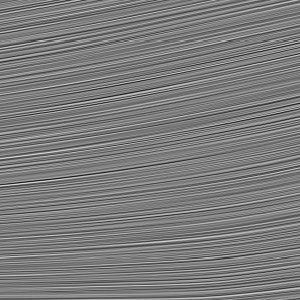

Recreate this plot in Python.
#!/usr/bin/env python

# Test vtkStructuredGridLIC2D with a Z-direction slice.

import vtkmodules.vtkInteractionStyle  # noqa: F401
import vtkmodules.vtkRenderingOpenGL2  # noqa: F401

import os

from vtkmodules.vtkCommonDataModel import vtkImageData, vtkStructuredGrid
from vtkmodules.vtkFiltersExtraction import vtkExtractGrid
from vtkmodules.vtkFiltersGeometry import vtkDataSetSurfaceFilter
from vtkmodules.vtkImagingCore import vtkImageShiftScale
from vtkmodules.vtkIOImage import vtkPNGReader
from vtkmodules.vtkIOXML import vtkXMLStructuredGridReader
from vtkmodules.vtkRenderingCore import (
    vtkActor,
    vtkPolyDataMapper,
    vtkRenderWindow,
    vtkRenderWindowInteractor,
    vtkRenderer,
    vtkTexture,
)
from vtkmodules.vtkRenderingLICOpenGL2 import vtkStructuredGridLIC2D

# Parameters
magnification = 8
num_steps = 100
slice_dir = 2  # Z slice
slice_idx = 10
zoom_factor = 3.8

# Read structured grid data
data_dir = os.environ.get("VPE_DATA_DIR", os.path.dirname(os.path.abspath(__file__)))
reader = vtkXMLStructuredGridReader()
reader.SetFileName(os.path.join(data_dir, "timestep_0_15.vts"))
reader.Update()

# Determine VOI based on slice direction
extent = list(reader.GetOutput().GetExtent())
voi = list(extent)

# Z slice (XY plane)
voi[4] = voi[5] = max(extent[4], min(extent[4] + slice_idx, extent[5]))

# Extract slice
extract_voi = vtkExtractGrid()
extract_voi.SetInputConnection(reader.GetOutputPort())
extract_voi.SetVOI(voi)

# Renderer
renderer = vtkRenderer()

# Render window (functional exception: Render() needed for OpenGL context)
render_window = vtkRenderWindow()
render_window.AddRenderer(renderer)
render_window.Render()

# Read noise texture
noise_reader = vtkPNGReader()
noise_reader.SetFileName(os.path.join(data_dir, "noise.png"))

# Apply structured grid LIC
lic_filter = vtkStructuredGridLIC2D()
if lic_filter.SetContext(render_window) == 0:
    print("WARNING: Required OpenGL extensions not supported, skipping.")
else:
    lic_filter.SetInputConnection(extract_voi.GetOutputPort())
    lic_filter.SetInputConnection(1, noise_reader.GetOutputPort(0))
    lic_filter.SetSteps(num_steps)
    lic_filter.SetStepSize(0.01 / magnification)
    lic_filter.SetMagnification(magnification)

    # Process single partition
    lic_filter.UpdatePiece(0, 1, 0)
    if lic_filter.GetFBOSuccess() == 0 or lic_filter.GetLICSuccess() == 0:
        print("WARNING: LIC computation failed, skipping.")
    else:
        lic_image = vtkImageData()
        lic_image.ShallowCopy(lic_filter.GetOutputDataObject(1))
        scalar_range = lic_image.GetPointData().GetScalars().GetRange()

        caster = vtkImageShiftScale()
        caster.SetInputData(lic_image)
        caster.SetOutputScalarTypeToUnsignedChar()
        caster.SetShift(-scalar_range[0])
        if scalar_range[1] - scalar_range[0] > 0:
            caster.SetScale(255.0 / (scalar_range[1] - scalar_range[0]))
        caster.Update()

        texture = vtkTexture()
        texture.SetInputConnection(caster.GetOutputPort())

        lic_geometry = vtkStructuredGrid()
        lic_geometry.ShallowCopy(lic_filter.GetOutput(0))

        surface_filter = vtkDataSetSurfaceFilter()
        surface_filter.SetInputData(lic_geometry)

        surface_mapper = vtkPolyDataMapper()
        surface_mapper.SetInputConnection(surface_filter.GetOutputPort())
        surface_mapper.SetScalarVisibility(0)

        surface_actor = vtkActor()
        surface_actor.SetMapper(surface_mapper)
        surface_actor.SetTexture(texture)
        renderer.AddActor(surface_actor)

    # Scene
    renderer.SetBackground(0.2, 0.1, 0.2)
    renderer.ResetCamera()
    camera = renderer.GetActiveCamera()
    camera.Zoom(zoom_factor)

    render_window.SetWindowName("structuredgrid lic2 dz slice")

    # Interactor
    interactor = vtkRenderWindowInteractor()
    interactor.SetRenderWindow(render_window)

    interactor.Initialize()
    interactor.Start()
